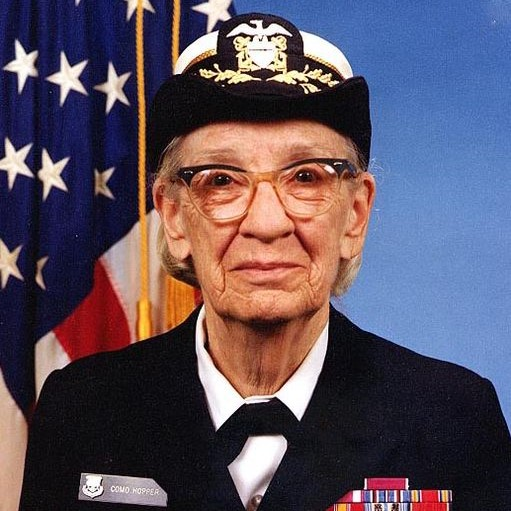
#> input picture wk10-Hopper-3 square.jpg, 511 x 511 px
$ python wk10-task03.py
#> lines starting #> are read from the running program, lines starting #| are printed output that depends on the picture; after the words box and inside, x2 and y2 are one past the last pixel; in counts of white or black regions, pixels touching at a corner belong together
import numpy as np
import matplotlib.pyplot as plt
import matplotlib.image as mpimg

hopper = mpimg.imread('wk10-Hopper-3 square.jpg')
#> hopper is the input picture: shape (511, 511, 3); mean R, G, B 91.6, 80.3, 95.1
hopper64 = np.float64(hopper)
print('Min value in Hopper64: {}'.format(np.min(hopper64)))
#| Min value in Hopper64: 0.0
print('Max value in Hopper64: {}'.format(np.max(hopper64)))
#| Max value in Hopper64: 255.0
print(hopper64)
#> (printed output is left out)

hopper64[:,:] += [50,0,0]  # Add 50 to red val
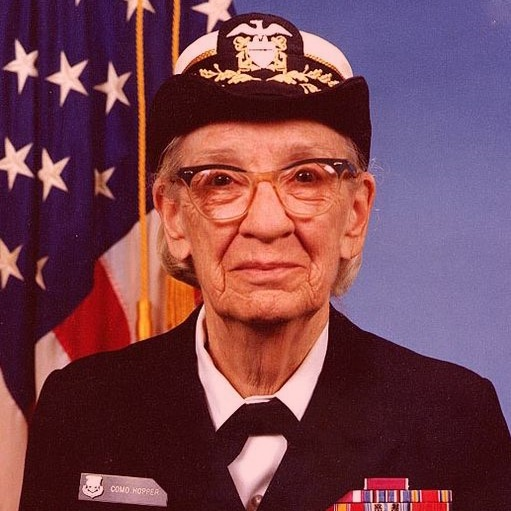
#> hopper64: shape (511, 511, 3) float64; mean R, G, B 141.6, 80.3, 95.1; drawn with min black and max white

print('Min value in Hopper64 after +50 red increment: {}'.format(np.min(hopper64)))
#| Min value in Hopper64 after +50 red increment: 0.0
print('Max value in Hopper64 after +50 red increment: {}'.format(np.max(hopper64)))
#| Max value in Hopper64 after +50 red increment: 305.0
print(hopper64)
#> (printed output is left out)

hopper64[hopper64>255] = 255  # Clip all values to max 255
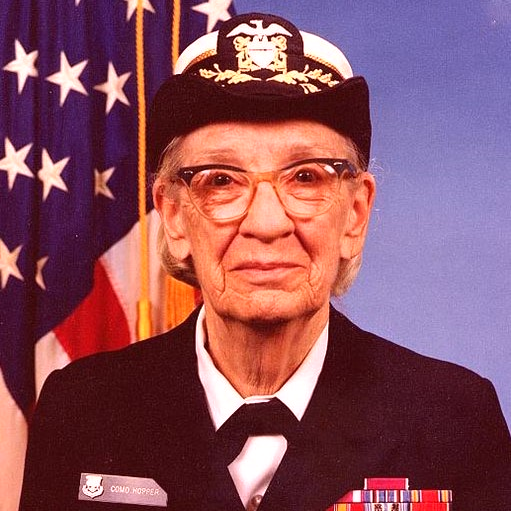
#> hopper64: shape (511, 511, 3) float64; 15.19% of pixels changed, all inside (x1, y1, x2, y2) = (0, 0, 452, 511)

plt.xticks([])
plt.yticks([])
plt.axis('off')
plt.imshow(np.uint8(hopper64))
plt.savefig('.artifacts/hopper-uint8-to-float64+50-red.jpg')
plt.show()
